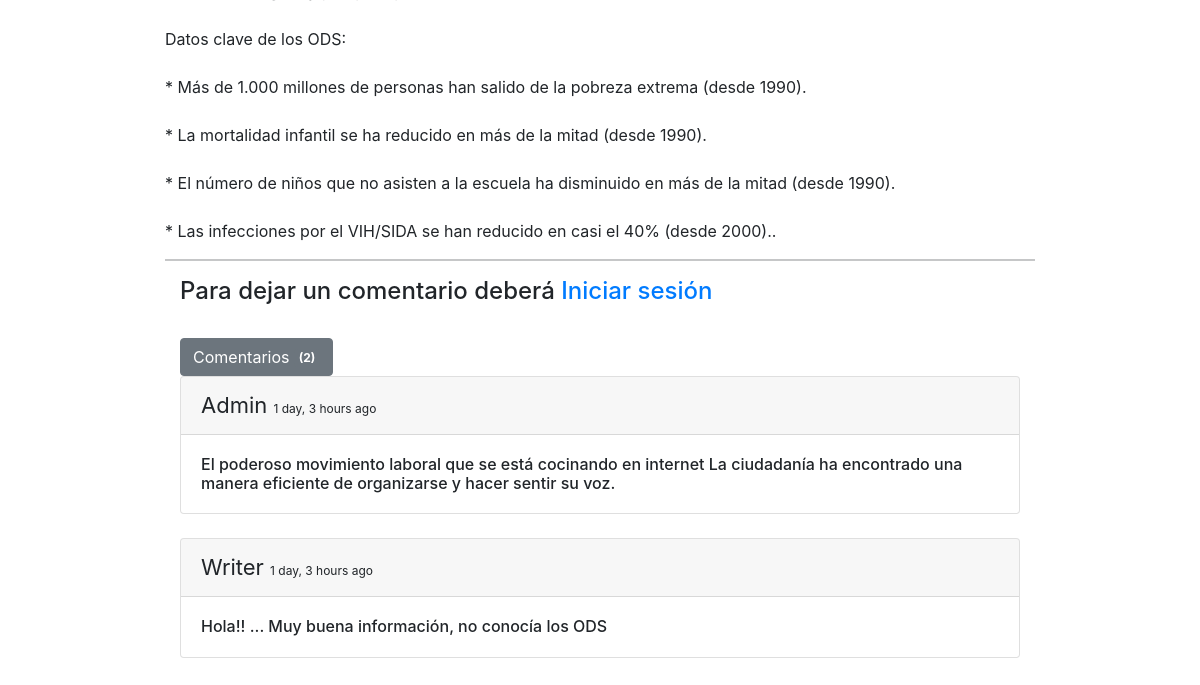
Before: /blog/nosotros/ (lower part) with the older database file.
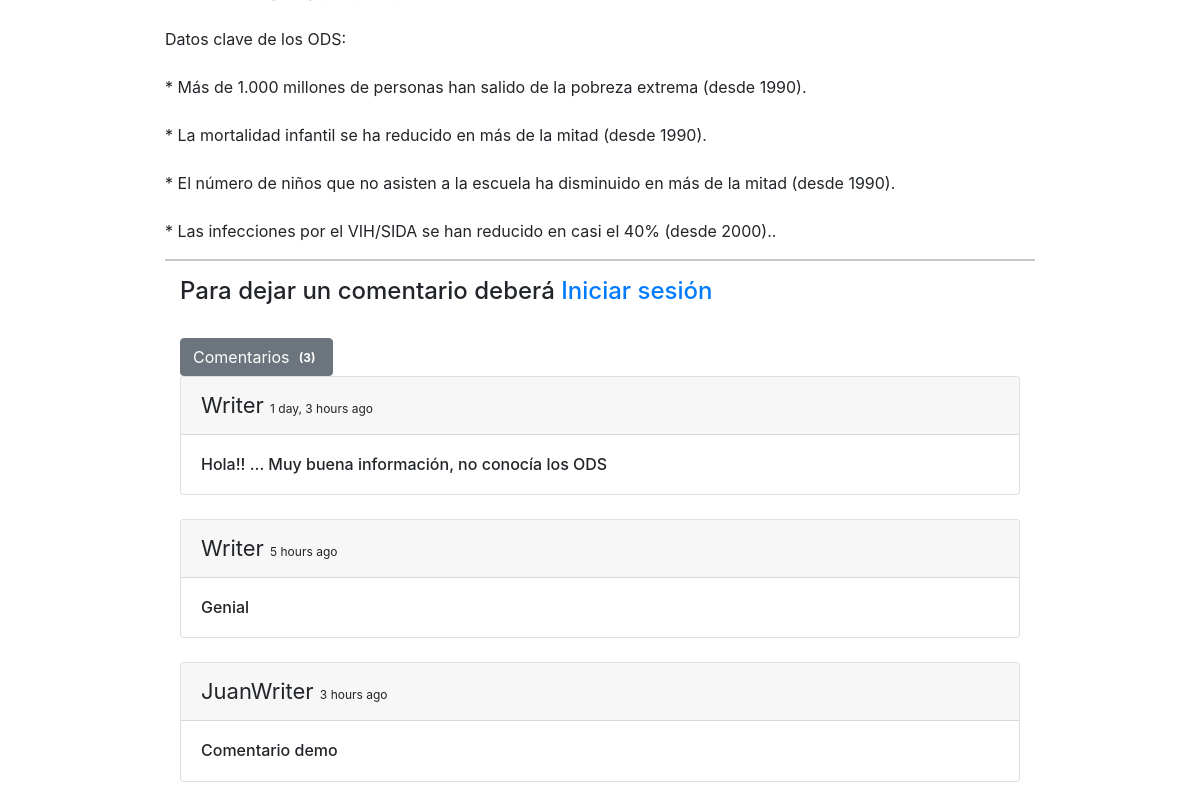
After: the same page with the newer database file.
### home/models.py (models this page shows, shortened)
class Comment(models.Model):
    user = models.ForeignKey(User, on_delete=models.CASCADE)
    content = models.TextField()
    blog = models.ForeignKey(BlogPost, on_delete=models.CASCADE)
    parent_comment = models.ForeignKey('self', on_delete=models.CASCADE, null=True, blank=True)
    dateTime=models.DateTimeField(default=now)

### home/views.py (the view)
# urls.py: path("blog/<str:slug>/", views.blogs_comments, name="blogs_comments"),
def blogs_comments(request, slug):
    post = BlogPost.objects.filter(slug=slug).first()
    comments = Comment.objects.filter(blog=post)
    if request.method=="POST":
        user = request.user
        content = request.POST.get('content','')
        blog_id =request.POST.get('blog_id','')
        comment = Comment(user = user, content = content, blog=post)
        comment.save()
    return render(request, "blog_comments.html", {'post':post, 'comments':comments})

### home/templates/blog_comments.html (shortened to what this page needs)
{% extends 'base.html' %}
{% block body %}
{% load humanize %}
<div class="container w-75 my-4">
      <br>
      <br>
      <br>
      <p style="white-space: pre-wrap;" >{{post.content}}.</p>
      <hr>
      {% if user.is_authenticated %}
      <div class="container">
            <h2>Comentar Post</h2>
            <form action="/blog/{{post.slug}}/" method="POST"> {% csrf_token %}
                  <div class="form-floating">
                        <textarea class="form-control" placeholder="Deje un Comentario aqui" id="floatingTextarea2"
                              style="height: 100px" id="content" name="content"></textarea>
                        <label for="floatingTextarea2">Deje un Comentario aqui...</label>
                        <br>
                        <button type="submit" class="btn btn-primary">Comentar</button>
                  </div>
            </form>
            {% else %}
            <div class="container">
                  <h4> Para dejar un comentario deberá <a href="/login/">Iniciar sesión</a></h4>
                  {% endif %}
                  <br>
                  <button type="button" class="btn btn-secondary">
                        Comentarios <span class="badge bg-secondary">({{comments.count}})</span>
                      </button>
                  <br>
                  {% for comment in comments %}
                  <div class="card">
                        <div class="card-header">
                              <span style="font-size: 22px;">{{comment.user}} </span> <span
                                    style="font-size: 12px;">{{comment.dateTime | naturaltime}}</span>
                        </div>
                        <div class="card-body">
                              <h6 class="card-text">{{comment.content}}</h6>
                        </div>
                  </div>
                  <br>
                  {% endfor %}
            </div>
      </div>
      {% endblock %}

Changed rows visible on the page:
removed Comment: user "Admin", dateTime "1 day, 3 hours ago", content "El poderoso movimiento laboral que se está cocinando en internet La ciudadanía ha encontrado una manera eficiente de organizarse y hacer sentir su voz."
added Comment: user "Writer", dateTime "5 hours ago", content "Genial"
added Comment: user "JuanWriter", dateTime "3 hours ago", content "Comentario demo"
Other visible differences:
{{ comments.count }}: "2" → "3"
